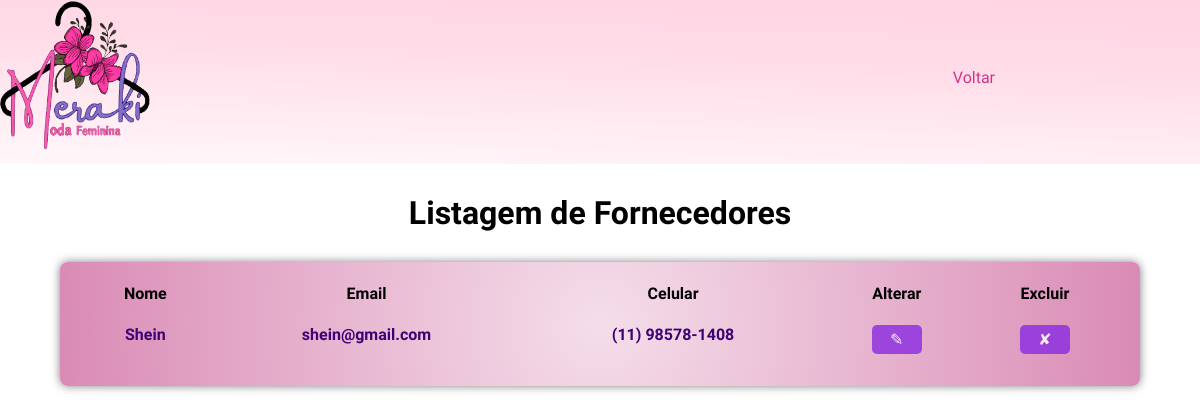
Page /View/listarFor.php (signed in) on the earlier database version.
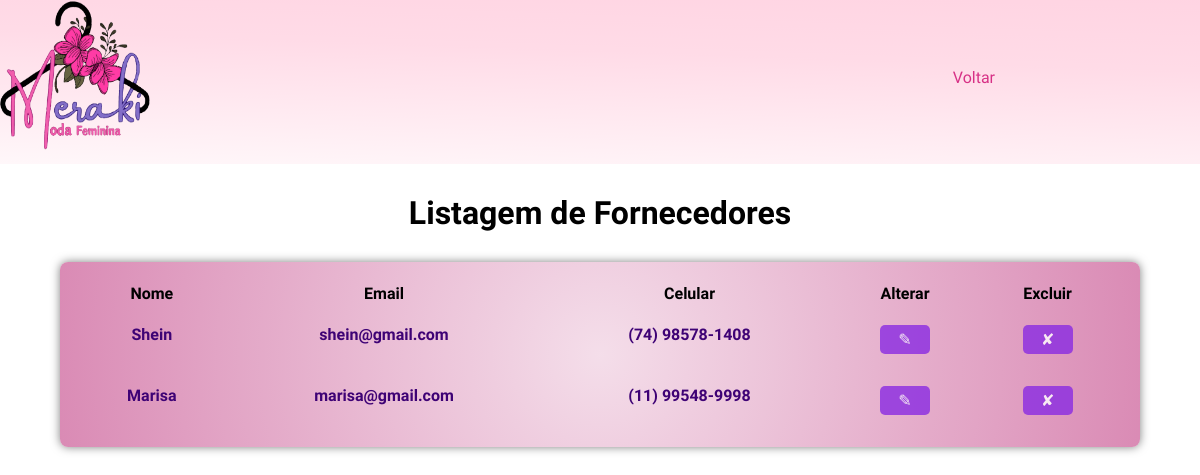
Same page on the later database version.
### tables this page shows
CREATE TABLE IF NOT EXISTS `fornecedor` (
  `idFor` INT NOT NULL AUTO_INCREMENT,
  `nomeFor` VARCHAR(150) NOT NULL,
  `emailFor` VARCHAR(150) NULL,
  `telefoneFor` VARCHAR(45) NULL,
  PRIMARY KEY (`idFor`));

### Model/DAO/Conexao.php (called while the page is built, shortened)
<?php
class Conexao
{
    private static $conexao;
    public static function getInstance()
    {
        if (!isset(self::$conexao)) {
            try {
                $options = array(
                    PDO::ATTR_PERSISTENT => true,
                    PDO::MYSQL_ATTR_INIT_COMMAND => 'SET NAMES UTF8;',
                    PDO::ATTR_ERRMODE => PDO::ERRMODE_EXCEPTION
                );
                self::$conexao = new
                    PDO(
                    "mysql:host=localhost;dbname=mkm",
                    "root",
                    "",
                    $options
                );
            } catch (PDOException $exc) {
                echo "Erro ao conectar ao banco " . $exc->getMessage();
            }
        }
        return self::$conexao;
    }
}
?>

### Control/listarForController.php (called while the page is built, shortened)
<?php
require_once '../Model/DAO/FornecedorDAO.php';
$fornecedorDAO = new FornecedorDAO();
$todos = $fornecedorDAO->listarFornecedor();
?>

### Model/DAO/FornecedorDAO.php (called while the page is built, shortened)
<?php
include "Conexao.php";
class FornecedorDAO{
    public $pdo = null;
    public function __construct()
    {
        $this->pdo = Conexao::getInstance();
    }
 public function listarFornecedor()
 {
     try {
         $sql = "SELECT * FROM fornecedor ";
         $stmt = $this->pdo->prepare($sql);
         $stmt->execute();
         $retorno = $stmt->fetchAll(PDO::FETCH_ASSOC);
         return $retorno;
     } catch (PDOException $exc) {
         echo $exc->getMessage();
     }
 }
}
?>

### View/listarFor.php (the view, shortened to what this page needs)
<?php
require_once '../Control/listarForController.php';
?>
<!DOCTYPE html>
<html lang="pt-br">
<head>
    <link href="../_cdn/boot.css" rel="stylesheet" />
    <link href="../_cdn/style.css" rel="stylesheet" />
    <link href="../_cdn/listarUsuarios.css" rel="stylesheet" />
</head>
<body>
    <header class="main_header">
        <div class="main_header_content">
            <a href="#" class="logo">
                <img width="150" height="150" src="../img/logo.png" alt="Meraki Moda Feminina" title="Meraki Moda Feminina" />
            </a>
            <nav class="main_header_content_menu">
                <ul>
                    <li><a href="opcao.php">Voltar</a></li>
                </ul>
            </nav>
        </div>
    </header>
    <div class="list_container">
        <h1>Listagem de Fornecedores</h1>
    </div>
    <table>
        <tr>
            <th>Nome</th>
            <th>Email</th>
            <th>Celular</th>
            <th>Alterar</th>
            <th>Excluir</th>
        </tr>
        <?php foreach ($todos as $t) : ?>
        <tr>
            <td><?= htmlspecialchars($t['nomeFor']); ?></td>
            <td><?= htmlspecialchars($t['emailFor']); ?></td>
            <td><?= htmlspecialchars($t['telefoneFor']); ?></td>
            <td><button onclick="window.location.href = 'alterarFornecedor.php?idFor=<?= $t['idFor']; ?>';">&#9998;</button></td>
            <td><button><a href="#" class="delete-user" data-id="<?= $t['idFor']; ?>">&#10008;</a></button></td>
        </tr>
        <?php endforeach; ?>
    </table>
</body>
</html>

### _cdn/boot.css (style rules this page uses)
* { padding: 0; margin: 0; text-decoration: none; font-size: 1em; box-sizing: border-box; font-family: "Ubuntu", sans-serif; }

### _cdn/style.css (style rules this page uses)
.main_header { width: 100%; background: rgb(255, 1, 86); background: linear-gradient( 182deg, rgba(255, 1, 86, 0.17) 0%, rgba(255, 1, 86, 0.14) 35%, rgba(255, 1, 86, 0.03) 100% ); }
html { scroll-behavior: smooth; }
.main_header_content { max-width: 1300px; margin: 0 auto; display: flex; }
.main_header_content_menu { flex-basis: calc(100% - 330px); display: flex; justify-content: right; }
.main_header_content_menu ul { display: flex; align-items: stretch; }
.main_header_content_menu ul li { list-style: none; display: flex; align-items: center; }
.main_header_content_menu ul li a { padding: 20px 25px; display: flex; align-items: center; border-radius: 10px; color: #d73186; }
.category h2, a { margin-bottom: 10px; text-align: center; }
.main_blog article h2, a { color: #905585; }

### _cdn/listarUsuarios.css (style rules this page uses)
.list_container > h1 { max-width: 80%; margin: 30px auto; text-align: center; font-size: 2em; color: #000; font-weight: 700; }
form p, td { margin-bottom: 7px; }
table { width: 90%; background: radial-gradient( circle, rgba(202, 89, 149, 0.2) 0%, rgba(202, 89, 149, 0.25) 10%, rgba(202, 89, 149, 0.3) 20%, rgba(202, 89, 149, 0.35) 30%, rgba(202, 89, 149, 0.4) 40%, rgba(202, 89, 149, 0.45) 50%, rgba(202, 89, 149, 0.5) 60%, rgba(202, 89, 149, 0.55) 70%, rgba(202, 89, 149, 0.6) 80%, rgba(202, 89, 149, 0.65) 90%, rgba(202, 89, 149, 0.7) 100% ); padding: 20px; border-radius: 8px; text-align: center; box-shadow: 0 0 10px rgba(0, 0, 0, 0.5); margin: 30px auto; }
th, td { padding: 0 6px; font-weight: 700; }
p, td { color: rgb(62, 2, 117); padding: 10px; }
button { background-color: blueviolet; border: none; padding: 5px; border-radius: 5px; color: #fff; cursor: pointer; opacity: 0.8; margin-left: 1200 px; width: 50px; margin-top: 10px; }
a { cursor: pointer; color: #fff; }

Differences in the rows shown:
changed fornecedor "Shein": telefoneFor "(11) 98578-1408" → "(74) 98578-1408"
added fornecedor: nomeFor "Marisa", emailFor "marisa@gmail.com", telefoneFor "(11) 99548-9998"
